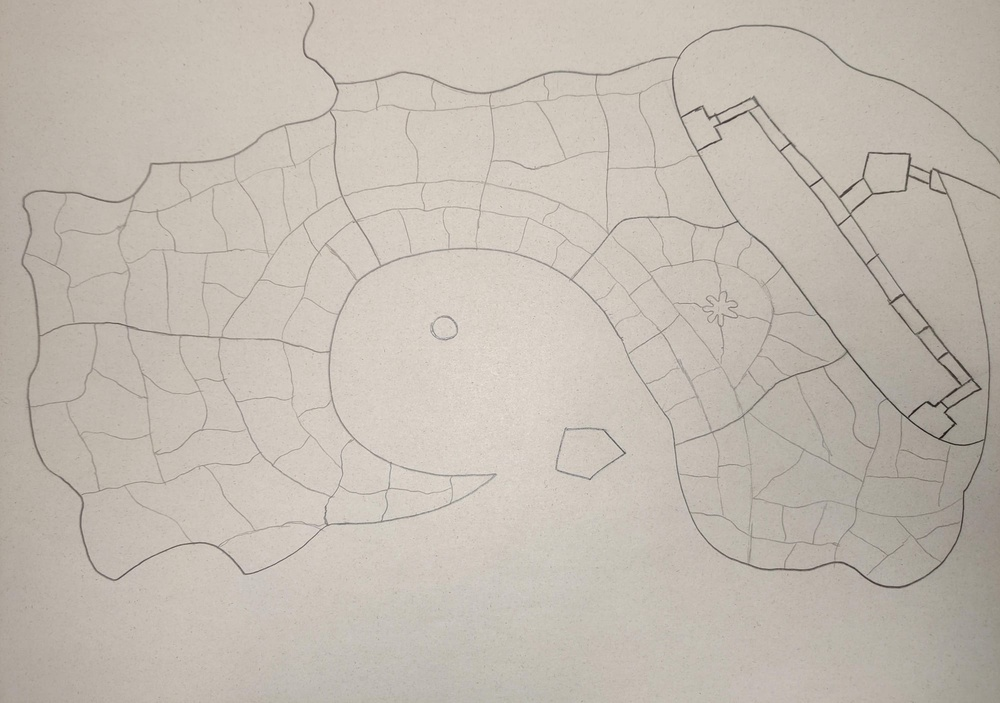
#> input picture EmpireOfManDivided/original.jpeg, 1000 x 703 px, shrunk from 2000 x 1406 before the run
$ python boundary_thinner.py EmpireOfManDivided/original.jpeg out.png
#> lines starting #> are read from the running program, lines starting #| are printed output that depends on the picture; after the words box and inside, x2 and y2 are one past the last pixel; in counts of white or black regions, pixels touching at a corner belong together
import cv2
import numpy as np
import matplotlib.pyplot as plt
from skimage.morphology import skeletonize
from skimage import img_as_bool
import os
import argparse

def thin_boundaries(input_path, output_path=None, show_result=False):
    """
    Process an image to thin its boundaries using skeletonization.

    Args:
        input_path (str): Path to the input image
        output_path (str, optional): Path to save the output image. If None, derived from input path.
        show_result (bool): Whether to display the result

    Returns:
        numpy.ndarray: The processed image with thinned boundaries
    """
#> called with input_path = 'EmpireOfManDivided/original.jpeg', output_path = 'out.png', show_result = False
    # Load the image
    image = cv2.imread(input_path, cv2.IMREAD_GRAYSCALE)
#> image: shape (703, 1000); min 16, max 229, mean 187.9
    if image is None:
        raise ValueError(f"Could not read image from {input_path}")

    # Ensure the image is binary (black and white)
    # Invert if needed so lines are white (255) on black background (0)
    _, binary = cv2.threshold(image, 127, 255, cv2.THRESH_BINARY_INV)
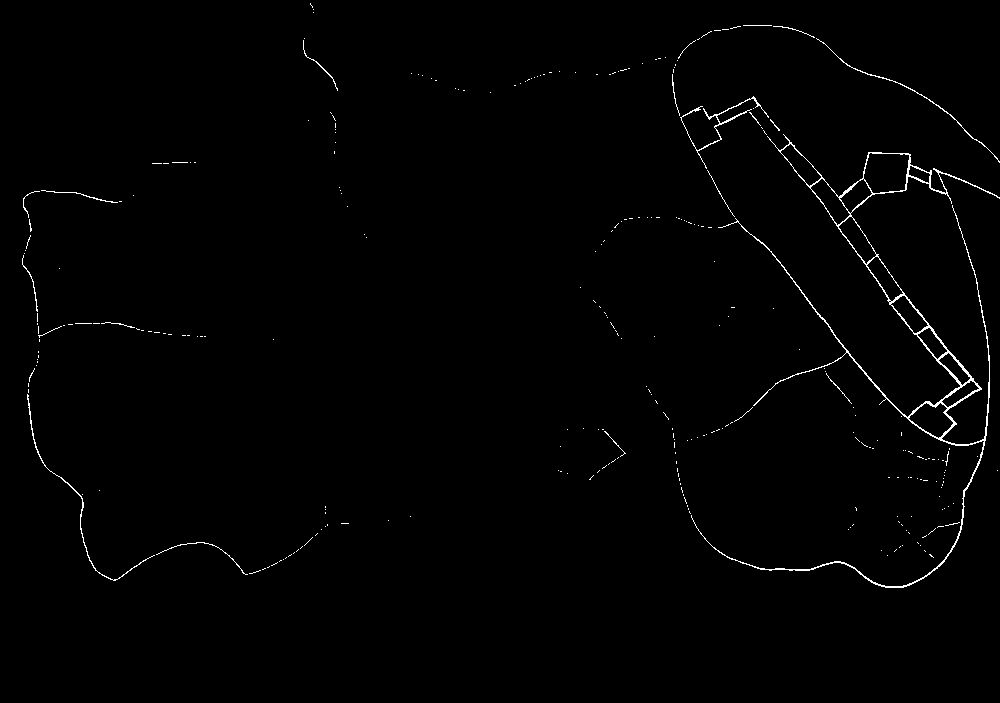
#> binary: shape (703, 1000); 0.92% white in thin lines or dots, all inside (x1, y1, x2, y2) = (22, 3, 1000, 588)

    # Convert to boolean image as required by skeletonize
    bool_image = img_as_bool(binary)

    # Perform skeletonization
    skeleton = skeletonize(bool_image)
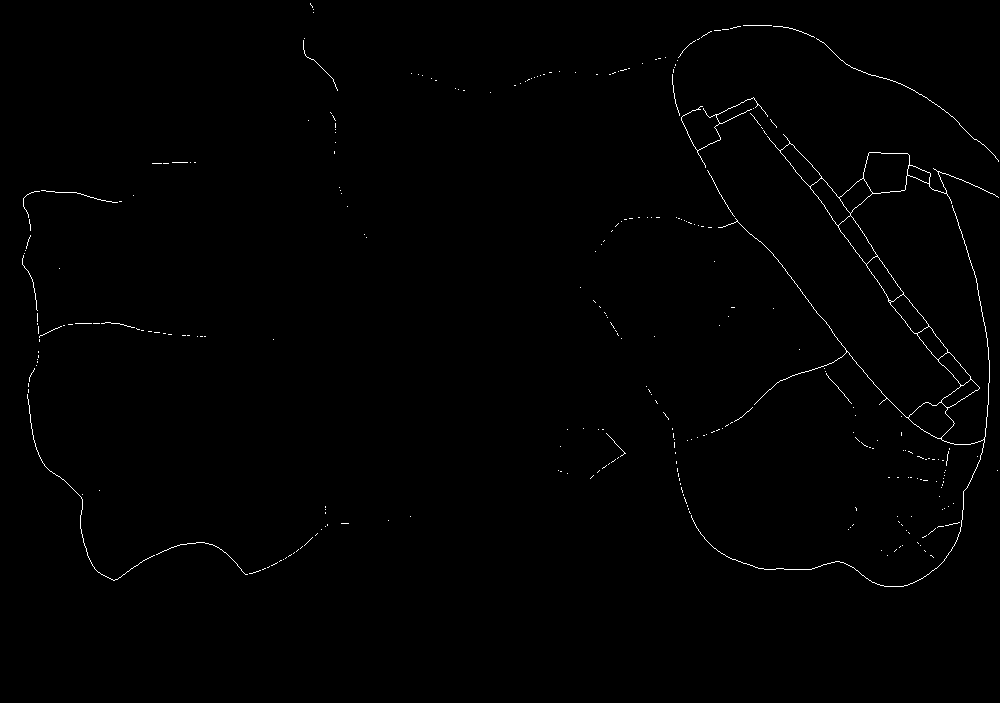
#> skeleton: shape (703, 1000) bool; 0.6% white in thin lines or dots, all inside (x1, y1, x2, y2) = (22, 3, 999, 587)

    # Convert back to uint8 format for saving
    skeleton_image = np.uint8(skeleton * 255)

    # Invert back if needed
    result = cv2.bitwise_not(skeleton_image)

    # Determine output path if not provided
    if output_path is None:
        directory = os.path.dirname(input_path)
        filename = os.path.basename(input_path)
        name, ext = os.path.splitext(filename)
        output_path = os.path.join(directory, f"{name}_thinned.png")

    # Save the result
    os.makedirs(os.path.dirname(output_path), exist_ok=True)
    cv2.imwrite(output_path, result)
    print(f"Saved thinned image to {output_path}")

    # Display the results if requested
    if show_result:
        plt.figure(figsize=(10, 5))
        plt.subplot(121)
        plt.imshow(image, cmap='gray')
        plt.title('Original Image')
        plt.axis('off')

        plt.subplot(122)
        plt.imshow(result, cmap='gray')
        plt.title('Thinned Image')
        plt.axis('off')

        plt.tight_layout()
        plt.show()

    return result

def main():
    # Set up command line arguments
    parser = argparse.ArgumentParser(description='Thin boundaries in an image using skeletonization')
    parser.add_argument('input', help='Path to the input image')
    parser.add_argument('output', help='Path to save the output image')
    parser.add_argument('-s', '--show', action='store_true', help='Display the result')

    args = parser.parse_args()

    # Process the image
    thin_boundaries(args.input, args.output, args.show)

if __name__ == "__main__":
    main()
